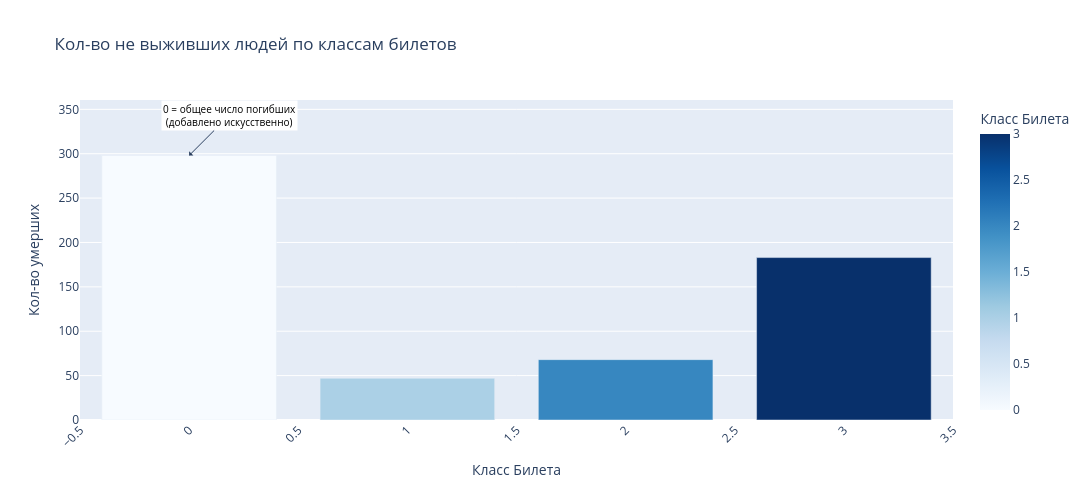

Notebook source saved alongside this figure:
### Markdown cell above
# СВЯЗЬ СМЕРТНОСТИ И КЛАССА БИЛЕТА

### Code cell
dead = X_train[y_train == 0].copy()
death_counts = dead['Pclass'].value_counts()
death_counts_data_frame = death_counts.reset_index()
death_counts_data_frame.columns = ['Pclass', 'Died_Cnt']
death_counts_data_frame = death_counts_data_frame.sort_values('Pclass')

total_deaths = death_counts_data_frame['Died_Cnt'].sum()
total_row = pd.DataFrame({'Pclass': [0], 'Died_Cnt': [total_deaths]})
# параметр Pclass = 0 добавлен искусствен и означает общее число погибших

death_counts_with_total = pd.concat([death_counts_data_frame, total_row], ignore_index=True)

fig = px.bar(death_counts_with_total,
             x = 'Pclass',
             y = 'Died_Cnt',
             labels = {'Pclass': 'Класс Билета', 'Died_Cnt': 'Кол-во умерших'},
             title = 'Кол-во не выживших людей по классам билетов',
             color = 'Pclass',
             color_continuous_scale = 'Blues'
             )
fig.add_annotation(
    x = 0,  # позиция по x (0 = Всего)
    y = death_counts_with_total[death_counts_with_total['Pclass']==0]['Died_Cnt'].values[0],
    text = "0 = общее число погибших<br>(добавлено искусственно)",
    showarrow = True,
    arrowhead = 1,
    ax = 40,
    ay = -40,
    font = dict(size=10, color="black"),
    bgcolor = "white"
)

fig.update_layout(height = 500, width = 1200,
                  xaxis_tickangle = -45,
                  )
fig.show()

### Figure 1 — Plotly figure (JSON) as saved in the notebook; plotly's stock layout.template omitted (floating-point values rounded to 4 significant figures)
{"data": [{"hovertemplate": "Класс Билета=%{marker.color}<br>Кол-во умерших=%{y}<extra></extra>", "legendgroup": "", "marker": {"color": [1, 2, 3, 0], "coloraxis": "coloraxis", "pattern": {"shape": ""}}, "name": "", "orientation": "v", "showlegend": false, "textposition": "auto", "x": [1, 2, 3, 0], "xaxis": "x", "y": [47, 68, 183, 298], "yaxis": "y", "type": "bar"}], "layout": {"xaxis": {"anchor": "y", "domain": [0.0, 1.0], "title": {"text": "Класс Билета"}, "tickangle": -45}, "yaxis": {"anchor": "x", "domain": [0.0, 1.0], "title": {"text": "Кол-во умерших"}}, "coloraxis": {"colorbar": {"title": {"text": "Класс Билета"}}, "colorscale": [[0.0, "rgb(247,251,255)"], [0.125, "rgb(222,235,247)"], [0.25, "rgb(198,219,239)"], [0.375, "rgb(158,202,225)"], [0.5, "rgb(107,174,214)"], [0.625, "rgb(66,146,198)"], [0.75, "rgb(33,113,181)"], [0.875, "rgb(8,81,156)"], [1.0, "rgb(8,48,107)"]]}, "legend": {"tracegroupgap": 0}, "title": {"text": "Кол-во не выживших людей по классам билетов"}, "barmode": "relative", "annotations": [{"arrowhead": 1, "ax": 40, "ay": -40, "bgcolor": "white", "font": {"color": "black", "size": 10}, "showarrow": true, "text": "0 = общее число погибших<br>(добавлено искусственно)", "x": 0, "y": 298}], "height": 500, "width": 1200}}
